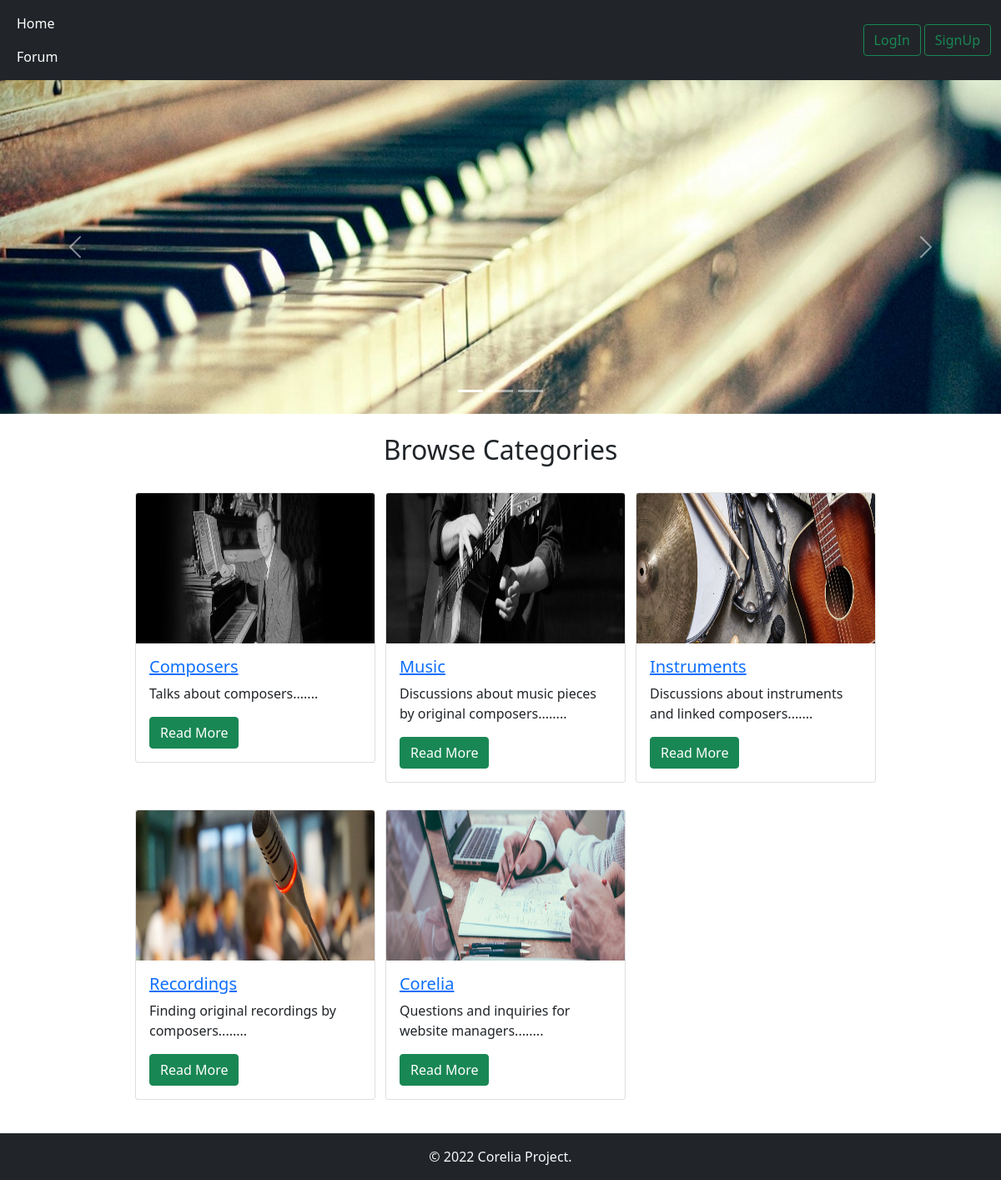
/forum-page/index.php, run on the app's committed database.
### tables this page shows
CREATE TABLE `category` (
  `cat_id` int(11) NOT NULL,
  `cat_title` varchar(78) NOT NULL,
  `cat_description` varchar(255) NOT NULL,
  `time` datetime NOT NULL DEFAULT current_timestamp()
);

### forum-page/index.php (the view, shortened to what this page needs)
<?php
    require 'connection/_dbconnect.php';
?>
<!doctype html>
<html lang="en">
<head>
    <link href="https://cdn.jsdelivr.net/npm/bootstrap@5.0.0-beta1/dist/css/bootstrap.min.css" rel="stylesheet"
>
    <link rel="stylesheet" href="css/style.css">
</head>
<body>
    <?php require 'partials/_header.php'; ?>
    <div id="carouselExampleIndicators" class="carousel slide" data-bs-ride="carousel">
        <ol class="carousel-indicators">
            <li data-bs-target="#carouselExampleIndicators" data-bs-slide-to="0" class="active"></li>
            <li data-bs-target="#carouselExampleIndicators" data-bs-slide-to="1"></li>
            <li data-bs-target="#carouselExampleIndicators" data-bs-slide-to="2"></li>
        </ol>
        <div class="carousel-inner">
            <div class="carousel-item active">
                <img src="images/slider-1.jpg" class="d-block w-100" height="400px" alt="...">
            </div>
        </div>
        <a class="carousel-control-prev" href="#carouselExampleIndicators" role="button" data-bs-slide="prev">
            <span class="carousel-control-prev-icon" aria-hidden="true"></span>
        </a>
        <a class="carousel-control-next" href="#carouselExampleIndicators" role="button" data-bs-slide="next">
            <span class="carousel-control-next-icon" aria-hidden="true"></span>
        </a>
    </div>
    <div class="container col-md-9 my-4" id="space">
        <h2 class="text-center">Browse Categories</h2>
        <div class="row my-3">
            <?php
                $sql = "SELECT * FROM `category`";
                $result = mysqli_query($conn, $sql);
                $num = mysqli_num_rows($result);
                if($num > 0){
                    while($card = mysqli_fetch_assoc($result)){
                        echo '<div class="col-md-4 my-3">
                        <div class="card" style="width: 18rem;">
                            <img src="images/'.strtolower($card['cat_title']).'.jpg" height="180px" class="card-img-top" alt="...">
                            <div class="card-body">
                                <h5 class="card-title"><a href="threadlist.php?catid='.$card['cat_id'].'">'.$card['cat_title'].'</a></h5>
                                <p class="card-text">'.substr($card['cat_description'], 0, 110).'.......</p>
                                <a href="threadlist.php?catid='.$card['cat_id'].'" class="btn btn-success">Read More</a>
                            </div>
                        </div>
                    </div>';
                    }
                }
            ?>
        </div>
    </div>
    <?php require 'partials/_footer.php';?>
</body>
</html>

### forum-page/partials/_header.php (shortened to what this page needs)
<?php
if(isset($_SESSION['loggedin']) && $_SESSION['loggedin']==true){
  $login = true;
}
else{
  $login = false;
}
echo '<nav class="navbar navbar-expand-lg navbar-dark bg-dark">
      <div class="container-fluid">
          <div class="collapse navbar-collapse" id="navbarSupportedContent">
              <ul class="navbar-nav me-auto mb-2 mb-lg-0">
                  <li class="nav-item">
                      <a class="nav-link active" aria-current="page" href="../Home.php">Home</a>
                      <a class="nav-link active" aria-current="page" href="index.php">Forum</a>
                  </li>
              </ul>';
              if($login){
                echo '<div class="nav-item dropdown">
                <a class="nav-link dropdown-toggle text-light" href="#" id="navbarDropdown" role="button" data-bs-toggle="dropdown" aria-expanded="false">
                  Welcome '.$_SESSION['username'].'
                </a>
                <ul class="dropdown-menu" aria-labelledby="navbarDropdown">
                  <li><a class="dropdown-item" href="#">Dashboard</a></li>
                  <li><a class="dropdown-item bg-danger text-light" href="process/logout.php">Log Out</a></li>
                  <li><hr class="dropdown-divider"></li>
                </ul>
              </div>';
              }
              else{
              echo '<button class="btn btn-outline-success ms-1" data-bs-toggle="modal"
                  data-bs-target="#loginModal">LogIn</button>
              <button class="btn btn-outline-success ms-1" data-bs-toggle="modal"
                  data-bs-target="#signupModal">SignUp</button>';}
          echo '</div>
      </div>
  </nav>';
?>

### forum-page/partials/_footer.php
<div  class="container-fluid bg-dark text-light">
    <p class="text-center mb-0 py-3">&copy; 2022 Corelia Project.</p>
</div>

### forum-page/css/style.css (style rules this page uses)
#space { min-height: 250px; }

### data on the page
category: shows a picture, cat_title "Composers", cat_description "Talks about composers"
category: shows a picture, cat_title "Music", cat_description "Discussions about music pieces by original composers."
category: shows a picture, cat_title "Instruments", cat_description "Discussions about instruments and linked composers"
category: shows a picture, cat_title "Recordings", cat_description "Finding original recordings by composers."
category: shows a picture, cat_title "Corelia", cat_description "Questions and inquiries for website managers."
